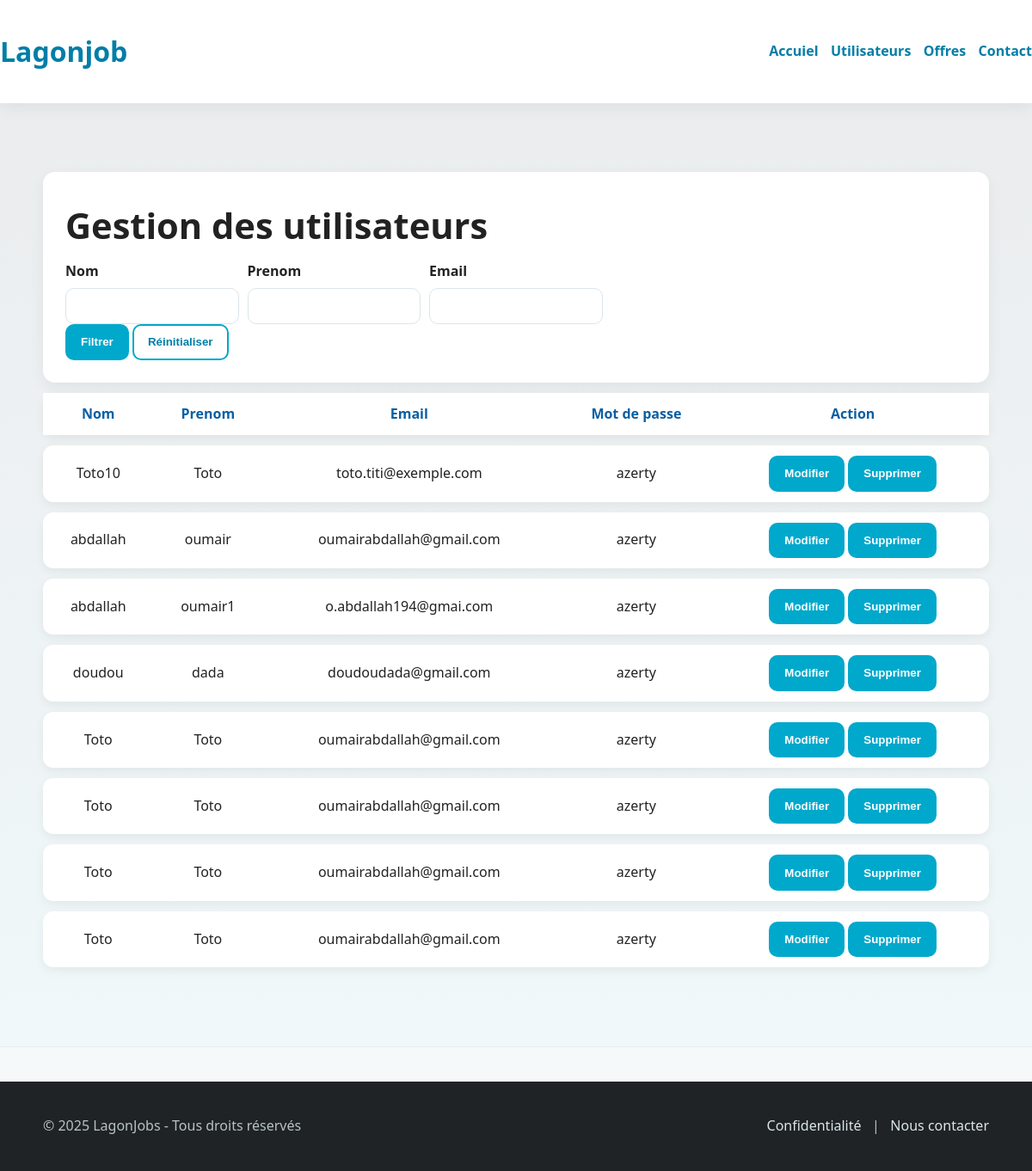
The app's page /Back_office/utilisateur.php with its own data.
### tables this page shows
CREATE TABLE `user` (
  `Id` int(11) NOT NULL,
  `Nom` varchar(128) NOT NULL,
  `Prenom` varchar(128) NOT NULL,
  `Email` varchar(256) NOT NULL,
  `Password` varchar(64) NOT NULL
);

### Frontoffice/fonctions.php (called while the page is built, shortened)
<?php
require_once(__DIR__ . '/connexionBDD.php');
$selectUser='SELECT * FROM user';
$selection_User=$mysqlClient->prepare($selectUser);
$selection_User->execute();
$listeUser=$selection_User->fetchAll();
?>

### Back_office/utilisateur.php (the view, shortened to what this page needs)
<?php
require_once(__DIR__ . '/../Frontoffice/fonctions.php');
?>
<!DOCTYPE html>
<html lang="en">
<head>
    <link rel="stylesheet" href="../Frontoffice/style.css">
</head>
<body>
    <header class="site-header header-inner">
        <h1><a href="index.php">Lagonjob</a></h1>
        <nav class="nav">
            <a href="index.php">Accuiel</a>
            <a href="utilisateur.php">Utilisateurs</a>
            <a href="offre.php">Offres</a>
            <a href="contact.php">Contact</a>
        </nav>
    </header>
    <main class="hero">
        <div class="container">
            <div class="">
                <form class="form" action="" method="post">
                    <h1>Gestion des utilisateurs</h1>
                        <div class="filter-bar">
                            <div>
                                <label for="ajouter">Nom</label>
                                <input name="nom">
                            </div>
                            <div>
                                <label for="status">Prenom</label>
                                <input name="prenom">
                            </div>
                            <div>
                                <label for="categorie">Email</label>
                                <input name="email">
                            </div>
                        </div>
                        <div>
                            <button type="submit" class="btn">Filtrer</button>
                            <button type="button" class="btn btn-outline" onclick="window.location.href='offre.php'">Réinitialiser</button>
                        </div>
                </form>
            </div>
            <div>
                <table class="table-offres">
                    <tr class="">
                        <th>Nom</th>
                        <th>Prenom</th>
                        <th>Email</th>
                        <th>Mot de passe</th>
                        <th>Action</th>
                    </tr>
                        <?php for ($i=0; $i < count($listeUser) ; $i++) { ?>
                            <tr>
                                <td>
                                    <?php echo $listeUser[$i]['Nom'] ?>
                                </td>
                                <td>
                                <?php echo $listeUser[$i]['Prenom'] ?>
                                </td>
                                <td>
                                    <?php echo $listeUser[$i]['Email'] ?>
                                </td>
                                <td>
                                    <?php echo $listeUser[$i]['Password'] ?>
                                </td>
                                <td>
                                    <form action="modification_user.php" method="post">
                                        <button type="submit" class="btn">Modifier</button>
                                    </form>
                                    <form action="suppression_user.php" method="post">
                                        <button type="submit" class="btn">Supprimer</button>
                                    </form>
                                </td>
                            </tr>
                        <?php } ?>
                </table>
            </div>
        </div>
    </main>
</body>
<footer class="site-footer">
    <div class="container footer-inner">
        <div>
        © 2025 LagonJobs - Tous droits réservés
        </div>
        <div>
        <a href="">Confidentialité</a> &nbsp; | &nbsp;
        <a href="contact.php">Nous contacter</a>
        </div>
    </div>
</footer>
</html>

### Frontoffice/style.css (style rules this page uses)
:root { --lagon:#00A8CC; --lagon-dark:#007EA7; --bg:#F5F9FA; --text:#222222; --text-2:#555555; --success:#4CAF50; --error:#E63946; --card:#ffffff; --shadow:0 6px 18px rgba(0,0,0,.06); --radius:14px; --radius-sm:10px; --space:clamp(14px, 2.8vw, 22px); }
* { box-sizing:border-box }
html,body { margin:0;padding:0 }
body { font-family: system-ui, -apple-system, "Segoe UI", Roboto, "Helvetica Neue", Arial, "Noto Sans", "Liberation Sans", sans-serif; color:var(--text); background:var(--bg); line-height:1.6; }
.container { width:min(1100px, 92vw); margin:auto }
a { color:var(--lagon-dark); text-decoration:none }
.btn { background:var(--lagon); color:#fff; padding:.7rem 1rem; border-radius:10px; display:inline-block; font-weight:600; border:2px solid var(--lagon); transition:all .2s ease; }
.btn-outline { background:transparent; color:var(--lagon-dark) }
.site-header { position:sticky; top:0; z-index:10; background:#fff; box-shadow:var(--shadow); }
.header-inner { display:flex; align-items:center; justify-content:space-between; padding:.8rem 0 }
.nav { display:flex; gap:.9rem; align-items:center }
.nav a { font-weight:600 }
.hero { padding: clamp(40px, 8vw, 80px) 0; background: linear-gradient(180deg, #ebedee 0%, rgba(232,246,250,0.4) 100%); border-bottom:1px solid #e7eef1; }
.hero h1 { font-size:clamp(1.8rem, 4vw, 2.6rem); margin:.2rem 0 .5rem 0 }
.site-footer { background:#1f2326; color:#b8c2c7; margin-top: 40px; }
.footer-inner { display:flex; justify-content:space-between; align-items:center; padding:1.2rem 0 }
.footer-inner a { color:#dbe5ea }
.form { background:#fff; padding:clamp(18px, 3vw, 26px); border-radius:var(--radius); box-shadow:var(--shadow); }
.form label { font-weight:600; display:block; margin-bottom:.35rem }
.form input, .form select, .form textarea { width:100%; padding:.8rem .9rem; border:1px solid #dbe5ea; border-radius:10px; background:#fff; }
.filter-bar { display:grid; grid-template-columns: repeat(5, minmax(120px, 1fr)); gap:.6rem; }
.table-offres { width: 100%; border-collapse: separate; border-spacing: 0 12px; font-family: 'Segoe UI', sans-serif; }
.table-offres th { text-align: center; padding: 12px; color: #0a5fa3; font-weight: 600; }
.table-offres tr { text-align: center; background: #ffffff; box-shadow: 0 4px 12px rgba(0,0,0,0.06); border-radius: 12px; }
.table-offres td { padding: 12px; }
.table-offres tr td:first-child { border-top-left-radius: 12px; border-bottom-left-radius: 12px; }
.table-offres tr td:last-child { border-top-right-radius: 12px; border-bottom-right-radius: 12px; }
.table-offres td form { display: inline-block; }
html, body { height: 100%; }
body { display: flex; flex-direction: column; }
main { flex: 1; }
footer { background: #111; color: white; text-align: center; padding: 20px; }

### records on screen
user: Nom "Toto10", Prenom "Toto", Email "toto.titi@exemple.com", Password "azerty"
user: Nom "abdallah", Prenom "oumair", Email "oumairabdallah@gmail.com", Password "azerty"
user: Nom "abdallah", Prenom "oumair1", Email "o.abdallah194@gmai.com", Password "azerty"
user: Nom "doudou", Prenom "dada", Email "doudoudada@gmail.com", Password "azerty"
user: Nom "Toto", Prenom "Toto", Email "oumairabdallah@gmail.com", Password "azerty"
user: Nom "Toto", Prenom "Toto", Email "oumairabdallah@gmail.com", Password "azerty"
user: Nom "Toto", Prenom "Toto", Email "oumairabdallah@gmail.com", Password "azerty"
user: Nom "Toto", Prenom "Toto", Email "oumairabdallah@gmail.com", Password "azerty"
